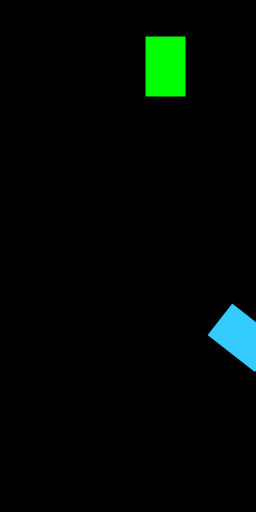
Frame 1 (no input)
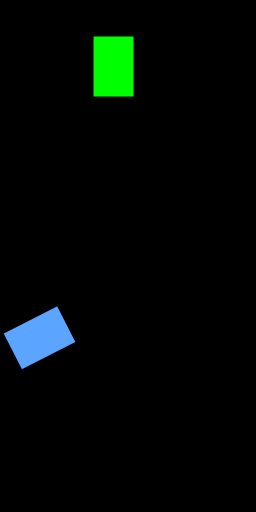
Frame 60 (the mouse pressed at the canvas centre just before this capture)
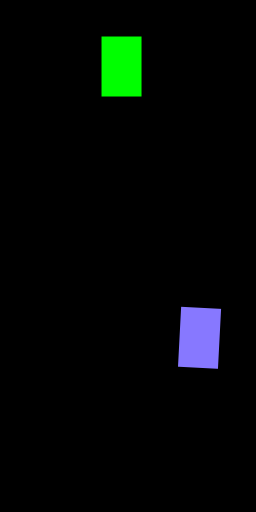
Frame 120 (the mouse held since frame 60 and released just before this capture)

The Processing sketch that drew these frames (run headless with seeded random() and noise(); from frame 60 on, the mouse is pressed at the canvas centre):

// Processing sketch: Esame_01_03_2019_es1
// ── Esame_01_03_2019_es1.pde
AmazingBlock a;
Block b;

void setup(){
   size(256,512);
   
   b = new Block(random(width), random(height/2), 40, 60);
   a = new AmazingBlock(random(width), random(height/2+40, height-40), 40, 60);
}

void draw(){
   background(0); 
   
   a.run();
   b.run();
   
}

void keyPressed(){
   if(key == 'r' || key == 'R'){
      setup(); 
   }
}

// ── AmazingBlock.pde
class AmazingBlock extends Block{
    int angle = int(random(360));
    
    AmazingBlock(float x, float y, float h, float w){
       super(x,y,h,w);
    }
    
    void display(){
       noStroke();
       fill(angle%256, 255-angle%256,255);
       rectMode(CENTER);
       pushMatrix();
       translate(x, y);
       rotate(radians(angle));
       rect(0,0, w, h);
       popMatrix();
       
       angle += 5;
    }
    
    void run(){
       this.display();
       super.move();
    }
}

// ── Block.pde
class Block{
   float x, y;
   float w, h;
   float sx = 4;
   
   Block(float x, float y, float w, float h){
      this.x = x;
      this.y = y;
      this.w = w;
      this.h = h;
   }
   
   void display(){
      noStroke();
      fill(0,255,0);
      rect(x, y, w, h);
   }
   
  void move(){
    if(x>width || x<0)
      sx*=-1;

    x+=sx;
  }
   
   void run(){
      display();
      move();
   }
}
